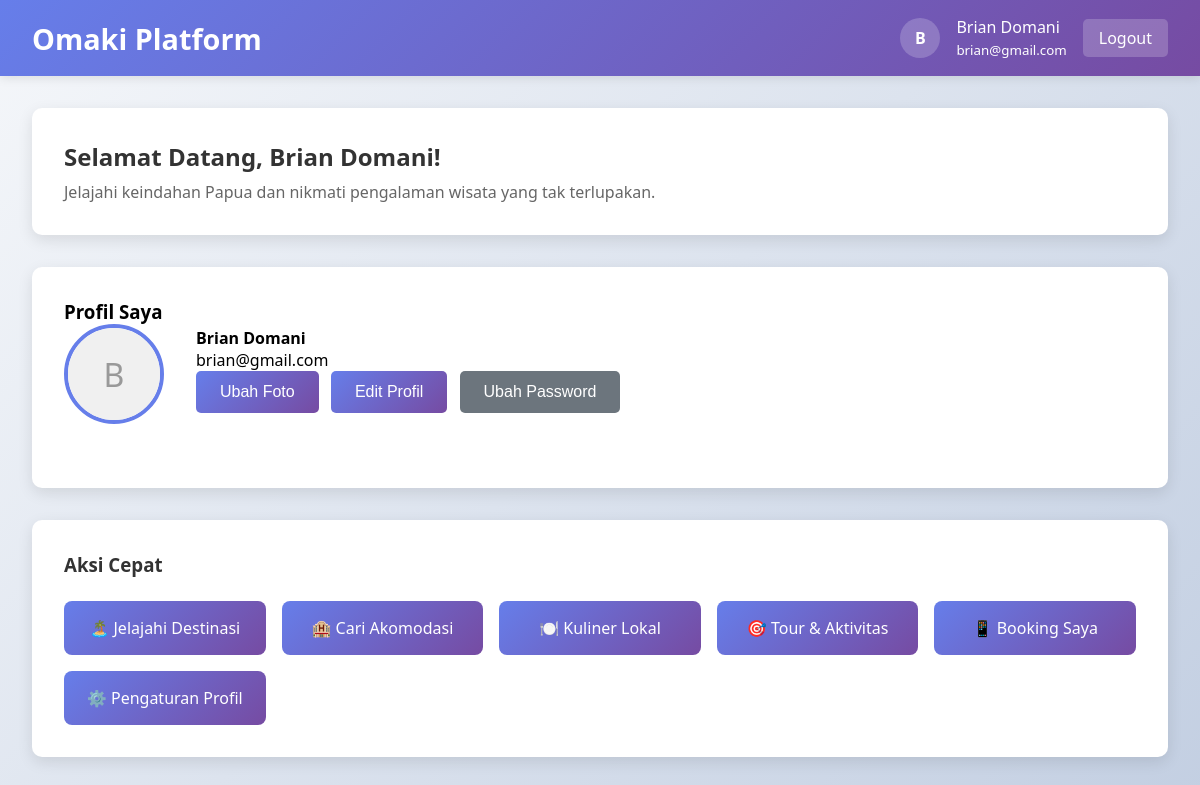
/users/user_dashboard.php (signed in), run on an earlier commit of the app's database.
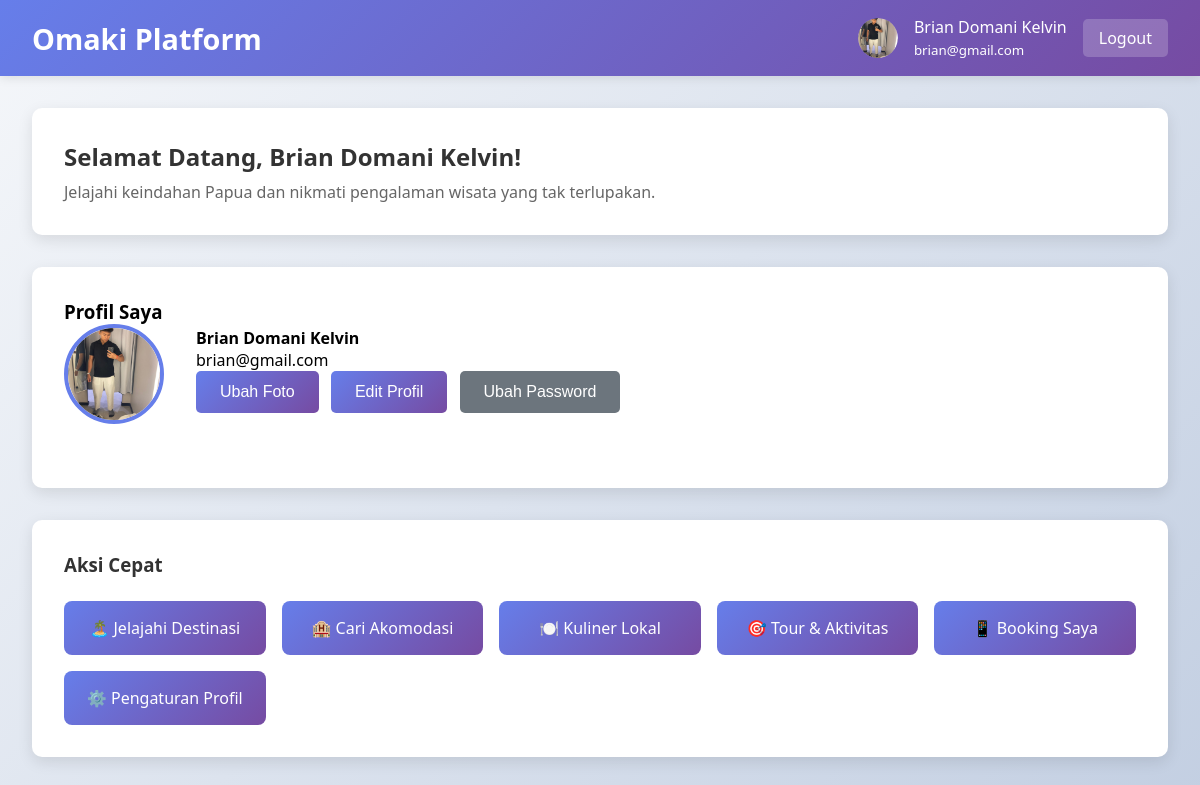
And on a later commit of the database.
### tables this page shows
CREATE TABLE `users` (
  `id` int(11) NOT NULL,
  `email` varchar(100) NOT NULL,
  `password` varchar(255) NOT NULL,
  `full_name` varchar(100) NOT NULL,
  `phone` varchar(20) DEFAULT NULL,
  `address` text DEFAULT NULL,
  `profile_image` varchar(255) DEFAULT 'default-user.jpg',
  `created_at` timestamp NOT NULL DEFAULT current_timestamp(),
  `updated_at` timestamp NOT NULL DEFAULT current_timestamp() ON UPDATE current_timestamp()
);

### users/user_dashboard.php (the view, shortened to what this page needs)
<?php
$user_id = $_SESSION['user_id'];
$user_name = $_SESSION['user_name'];
$user_email = $_SESSION['user_email'];
$db = getDbConnection();
$stmt = $db->prepare("SELECT full_name, email, phone, address, profile_image FROM users WHERE id = ?");
$stmt->bind_param("i", $user_id);
$stmt->execute();
$result = $stmt->get_result();
$user_data = $result->fetch_assoc();
?>
<!DOCTYPE html>
<html lang="id">
<head>
</head>
<body>
    <header class="header">
        <div class="header-content">
            <div class="logo">
                <h1>Omaki Platform</h1>
            </div>
            <div class="user-info">
                <div class="user-avatar">
                    <?php if ($user_data['profile_image'] && file_exists('../uploads/profile_images/' . $user_data['profile_image'])): ?>
                        <img src="../uploads/profile_images/<?php echo htmlspecialchars($user_data['profile_image']); ?>" alt="Profile">
                    <?php else: ?>
                        <?php echo strtoupper(substr($user_name, 0, 1)); ?>
                    <?php endif; ?>
                </div>
                <div>
                    <div><?php echo htmlspecialchars($user_name); ?></div>
                    <small><?php echo htmlspecialchars($user_email); ?></small>
                </div>
                <a href="../logout.php" class="logout-btn">Logout</a>
            </div>
        </div>
    </header>
    <div class="container">
        <div class="welcome-section">
            <h2>Selamat Datang, <?php echo htmlspecialchars($user_name); ?>!</h2>
            <p>Jelajahi keindahan Papua dan nikmati pengalaman wisata yang tak terlupakan.</p>
        </div>
        <div class="profile-section">
            <h3>Profil Saya</h3>
            <div class="profile-header">
                <div class="profile-image">
                    <?php if ($user_data['profile_image'] && file_exists('../uploads/profile_images/' . $user_data['profile_image'])): ?>
                        <img src="../uploads/profile_images/<?php echo htmlspecialchars($user_data['profile_image']); ?>" alt="Profile">
                    <?php else: ?>
                        <div class="profile-image-placeholder">
                            <?php echo strtoupper(substr($user_name, 0, 1)); ?>
                        </div>
                    <?php endif; ?>
                </div>
                <div>
                    <h4><?php echo htmlspecialchars($user_data['full_name']); ?></h4>
                    <p><?php echo htmlspecialchars($user_data['email']); ?></p>
                    <button onclick="openModal('photoModal')" class="btn">Ubah Foto</button>
                    <button onclick="openModal('profileModal')" class="btn">Edit Profil</button>
                    <button onclick="openModal('passwordModal')" class="btn btn-secondary">Ubah Password</button>
                </div>
            </div>
        </div>
        <div class="quick-actions">
            <h3>Aksi Cepat</h3>
            <div class="actions-grid">
                <a href="#" class="action-btn">🏝️ Jelajahi Destinasi</a>
                <a href="#" class="action-btn">🏨 Cari Akomodasi</a>
                <a href="#" class="action-btn">🍽️ Kuliner Lokal</a>
                <a href="#" class="action-btn">🎯 Tour & Aktivitas</a>
                <a href="#" class="action-btn">📱 Booking Saya</a>
                <a href="#" class="action-btn">⚙️ Pengaturan Profil</a>
            </div>
        </div>
    </div>
</body>
</html>

### users/user_dashboard.php (style rules this page uses)
* { margin: 0; padding: 0; box-sizing: border-box; }
body { font-family: 'Segoe UI', Tahoma, Geneva, Verdana, sans-serif; background: linear-gradient(135deg, #f5f7fa 0%, #c3cfe2 100%); min-height: 100vh; }
.header { background: linear-gradient(135deg, #667eea 0%, #764ba2 100%); color: white; padding: 1rem 0; box-shadow: 0 2px 10px rgba(0,0,0,0.1); }
.header-content { max-width: 1200px; margin: 0 auto; padding: 0 2rem; display: flex; justify-content: space-between; align-items: center; }
.logo h1 { font-size: 1.8rem; }
.user-info { display: flex; align-items: center; gap: 1rem; }
.user-avatar { width: 40px; height: 40px; background: rgba(255,255,255,0.2); border-radius: 50%; display: flex; align-items: center; justify-content: center; font-weight: bold; overflow: hidden; }
.user-avatar img { width: 100%; height: 100%; object-fit: cover; border-radius: 50%; }
.logout-btn { background: rgba(255,255,255,0.2); color: white; padding: 0.5rem 1rem; border: none; border-radius: 5px; cursor: pointer; text-decoration: none; transition: background 0.3s; }
.container { max-width: 1200px; margin: 2rem auto; padding: 0 2rem; }
.welcome-section { background: white; padding: 2rem; border-radius: 10px; box-shadow: 0 5px 15px rgba(0,0,0,0.1); margin-bottom: 2rem; }
.welcome-section h2 { color: #333; margin-bottom: 0.5rem; }
.welcome-section p { color: #666; }
.quick-actions { background: white; padding: 2rem; border-radius: 10px; box-shadow: 0 5px 15px rgba(0,0,0,0.1); margin-bottom: 2rem; }
.quick-actions h3 { color: #333; margin-bottom: 1.5rem; }
.actions-grid { display: grid; grid-template-columns: repeat(auto-fit, minmax(200px, 1fr)); gap: 1rem; }
.action-btn { display: block; padding: 1rem; background: linear-gradient(135deg, #667eea 0%, #764ba2 100%); color: white; text-decoration: none; border-radius: 8px; text-align: center; transition: transform 0.3s; cursor: pointer; border: none; }
.profile-section { background: white; padding: 2rem; border-radius: 10px; box-shadow: 0 5px 15px rgba(0,0,0,0.1); margin-bottom: 2rem; }
.profile-header { display: flex; align-items: center; gap: 2rem; margin-bottom: 2rem; }
.profile-image { width: 100px; height: 100px; border-radius: 50%; overflow: hidden; border: 4px solid #667eea; }
.profile-image img { width: 100%; height: 100%; object-fit: cover; }
.btn { padding: 0.75rem 1.5rem; background: linear-gradient(135deg, #667eea 0%, #764ba2 100%); color: white; border: none; border-radius: 5px; font-size: 1rem; cursor: pointer; transition: transform 0.2s; margin-right: 0.5rem; margin-bottom: 0.5rem; }
.btn-secondary { background: #6c757d; }
.profile-image-placeholder { width: 100%; height: 100%; background: #f0f0f0; display: flex; align-items: center; justify-content: center; font-size: 2rem; color: #999; }

What changed in the data, as far as the page shows it:
changed users "brian@gmail.com": profile_image: picture added; full_name "Brian Domani" → "Brian Domani Kelvin"; profile_image "user_6_1748705717.JPG" → "user_1_1748707027.jpg" (drawn)
Also different on the page:
$user_name: "Brian Domani" → "Brian Domani Kelvin"
substr($user_name, 0, 1): "B" → (not shown)
